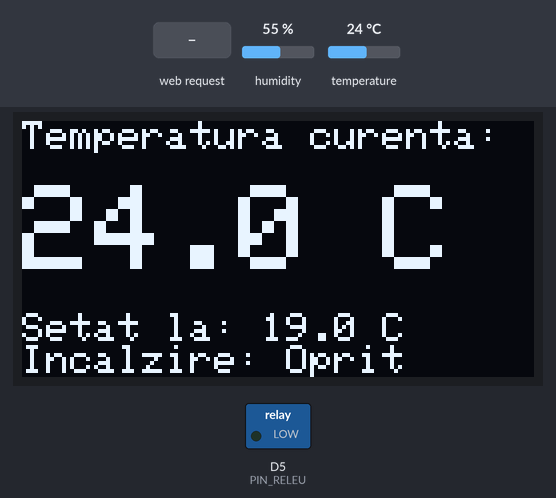
The sketch below on a simulated ESP8266 (Wemos D1 mini). On the bench: 128×64 one-colour display, switched loads named in the sketch (green lamp = pin HIGH). Inputs (shaded band) come from the test bench; at power-on: temperature 24 °C, humidity 55 %. WiFi joins after 1.5 s; servers stay silent unless stated; network time is answered at once with the bench clock; what the sketch prints to the serial monitor is not drawn.

Above: at 2.7 s.
2.8 s: temperature set to 19.2 °C
At 4.1 s:
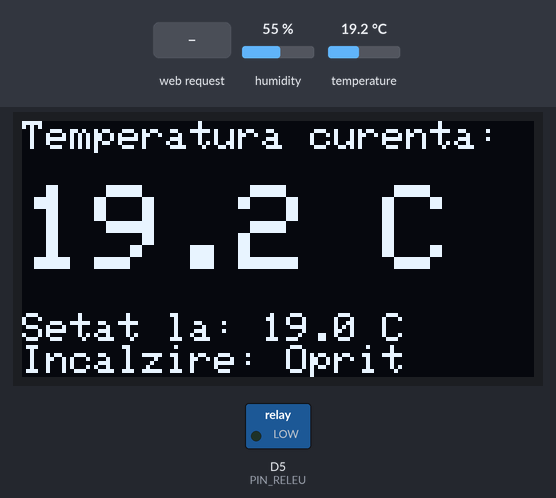
5.1 s: temperature set to 17.6 °C
At 6.1 s:
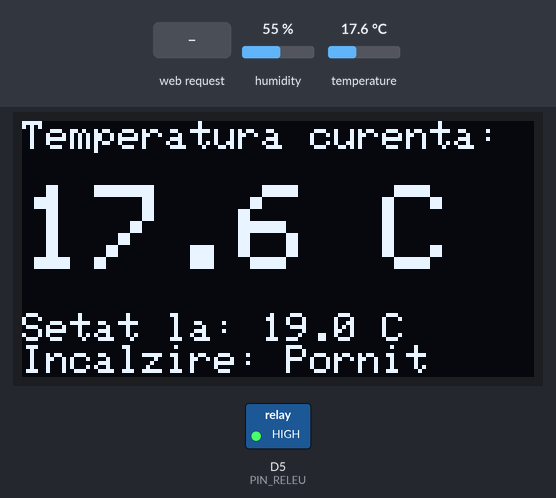
7.1 s: HTTP request GET /start_animatie?text=1 received
At 9.15 s:
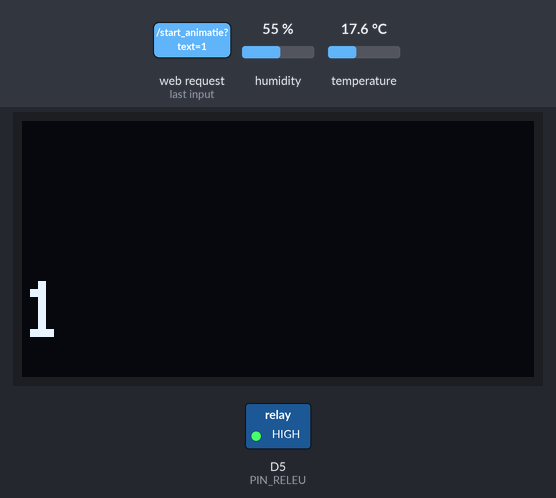
9.5 s: HTTP request GET /stop_animatie received
At 10.7 s:
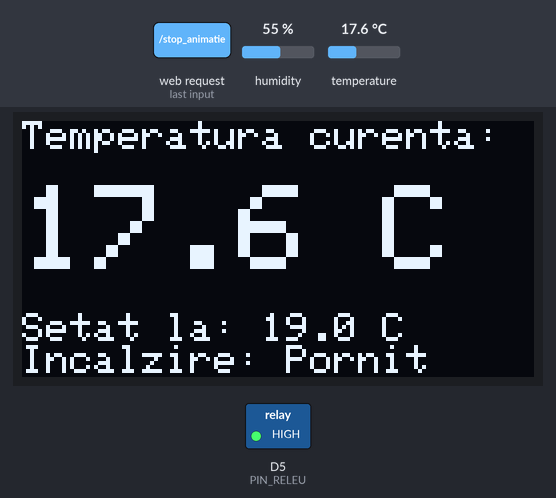
11.0 s: temperature set to 12 °C
At 12.2 s:
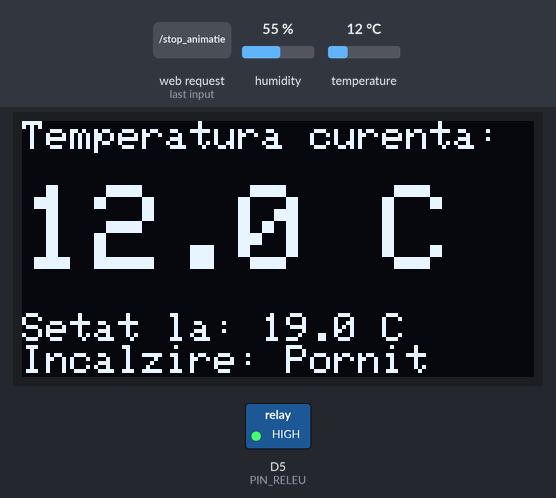
Timing chart, 0 to 14.0 s (numbered marks = the images above; inputs shaded):
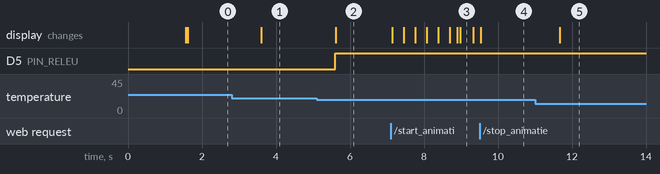

The sketch:

script_d1-mini-v2.ino
```cpp
#include <ESP8266WiFi.h>
#include <ESP8266WebServer.h>
#include <Adafruit_GFX.h>
#include <Adafruit_SSD1306.h>
#include <DHT.h>
#include <NTPClient.h>
#include <WiFiUdp.h>
#include <Wire.h>

const char* ssid = "RACE-DEV.COM";
const char* parola = "tuning123?";

#define LATIME_ECRAN 128
#define INALTIME_ECRAN 64
#define RESET_OLED -1
Adafruit_SSD1306 ecran(LATIME_ECRAN, INALTIME_ECRAN, &Wire, RESET_OLED);

#define PIN_DHT D4
#define TIP_DHT DHT22
DHT dht(PIN_DHT, TIP_DHT);

#define PIN_RELEU D5

float temperaturaCurenta = 0.0;
float temperaturaSetata = 19.0;
bool esteIncalzirePornita = false;
bool ecoMode = false;

ESP8266WebServer server(80);
WiFiUDP ntpUDP;
NTPClient timeClient(ntpUDP, "pool.ntp.org", 7200, 60000);

String textAnimatie = "";
bool animatiePornita = false;
int xText = LATIME_ECRAN;

unsigned long lastIgnitionTime = 0;
const unsigned long antiCyclingDelay = 120000; // 120 seconds

// Function to start heating with anti-cycling control
void pornesteIncalzirea() {
  unsigned long currentMillis = millis();
  if (currentMillis - lastIgnitionTime > antiCyclingDelay || lastIgnitionTime == 0) {
    digitalWrite(PIN_RELEU, HIGH);
    esteIncalzirePornita = true;
    lastIgnitionTime = currentMillis;
  }
}

// Function to stop heating
void opresteIncalzirea() {
  digitalWrite(PIN_RELEU, LOW);
  esteIncalzirePornita = false;
}

// Display current temperature on OLED
void afiseazaTemperatura() {
  ecran.clearDisplay();
  ecran.setTextSize(1);
  ecran.setTextColor(SSD1306_WHITE);
  ecran.setCursor(0, 0);
  ecran.print("Temperatura curenta:");

  ecran.setTextSize(3);
  ecran.setCursor(0, 16);
  ecran.print(temperaturaCurenta, 1);
  ecran.print(" C");

  ecran.setTextSize(1);
  ecran.setCursor(0, 48);
  ecran.print("Setat la: ");
  ecran.print(temperaturaSetata, 1);
  ecran.print(" C");

  ecran.setCursor(0, 56);
  ecran.print("Incalzire: ");
  ecran.print(esteIncalzirePornita ? "Pornit" : "Oprit");
  ecran.display();
}

// Update temperature with DHT22 sensor readings and control heating
void actualizeazaTemperatura() {
  float temperaturaNoua = dht.readTemperature();

  if (!isnan(temperaturaNoua)) {
    temperaturaCurenta = temperaturaNoua;

    // Heating control thresholds with anti-cycling check
    if (temperaturaCurenta < temperaturaSetata - 0.5 && !esteIncalzirePornita) {
      pornesteIncalzirea();
    } else if (temperaturaCurenta >= temperaturaSetata && esteIncalzirePornita) {
      opresteIncalzirea();
    }
  }
}

// Function to start animation
void pornesteAnimatie() {
  if (server.hasArg("text")) {
    textAnimatie = server.arg("text");
    animatiePornita = true;
    xText = LATIME_ECRAN;
    server.sendHeader("Location", "/");
    server.send(303);
  } else {
    server.send(400, "text/plain", "Textul nu a fost furnizat.");
  }
}

// Function to stop animation
void opresteAnimatie() {
  animatiePornita = false;
  server.sendHeader("Location", "/");
  server.send(303);
}

// Animation display function on OLED
void afiseazaAnimatie() {
  ecran.clearDisplay();
  ecran.setTextSize(2);
  ecran.setTextColor(SSD1306_WHITE);
  ecran.setCursor(xText, 24);
  ecran.print(textAnimatie);
  ecran.display();

  xText -= 2;
  if (xText < -((int)textAnimatie.length() * 12)) {
    xText = LATIME_ECRAN;
  }
}

// Function to generate HTML page content
String genereazaHTML() {
  String html = "<!DOCTYPE html><html><head><title>Control Termostat</title>";
  html += "<meta name='viewport' content='width=device-width, initial-scale=1'>";
  html += "<link rel='stylesheet' href='https://cdn.jsdelivr.net/npm/bootstrap@5.3.0-alpha1/dist/css/bootstrap.min.css'>";
  html += "<script>setInterval(function(){fetch('/temperatura').then(resp => resp.text()).then(data => {document.getElementById('temp').innerHTML = data;});}, 5000);</script>";
  html += "<script>function updateSlider(value) { document.getElementById('sliderValue').innerText = value + ' C'; }</script></head><body>";
  html += "<div class='container mt-5'><h2>Control Termostat Smart</h2>";
  html += "<p>Temperatura curenta: <strong id='temp'>" + String(temperaturaCurenta, 1) + " C</strong></p>";
  html += "<p>Temperatura setata: <strong>" + String(temperaturaSetata, 1) + " C</strong></p>";

  // Slider for setting temperature
  html += "<form action='/seteaza' method='get'><div class='mb-3'><label class='form-label'>Seteaza temperatura:</label>";
  html += "<input type='range' name='temperatura' min='15' max='30' value='" + String(temperaturaSetata, 1) + "' class='form-range' onchange='updateSlider(this.value)' oninput='updateSlider(this.value)'>";
  html += "<span id='sliderValue'>" + String(temperaturaSetata, 1) + " C</span></div>";
  html += "<button type='submit' class='btn btn-primary'>Seteaza</button></form>";

  html += "<p>Status incalzire: <strong>" + String(esteIncalzirePornita ? "Pornit" : "Oprit") + "</strong></p>";
  html += "<p>Data si ora: <strong>" + timeClient.getFormattedTime() + "</strong></p>";
  html += "<p>Mod Eco: <strong>" + String(ecoMode ? "Activat" : "Dezactivat") + "</strong></p>";

  html += "<hr><h3>Animatie Text</h3>";
  html += "<form action='/start_animatie' method='get'><div class='mb-3'><label class='form-label'>Text pentru animatie:</label>";
  html += "<input type='text' name='text' class='form-control' placeholder='Introduceti textul'></div>";
  html += "<button type='submit' class='btn btn-success'>Start Animatie</button></form>";
  html += "<form action='/stop_animatie' method='get' style='margin-top:10px;'><button type='submit' class='btn btn-danger'>Stop Animatie</button></form>";
  html += "</div></body></html>";
  return html;
}

// Display main page on web server
void afisarePaginaPrincipala() {
  server.send(200, "text/html", genereazaHTML());
}

// Function to send current temperature to web interface
void trimiteTemperatura() {
  server.send(200, "text/plain", String(temperaturaCurenta, 1) + " C");
}

void seteazaTemperatura() {
  if (server.hasArg("temperatura")) {
    temperaturaSetata = server.arg("temperatura").toFloat();
    server.sendHeader("Location", "/");
    server.send(303);

    if (temperaturaCurenta >= temperaturaSetata && esteIncalzirePornita) {
      opresteIncalzirea();
    } else if (temperaturaCurenta < temperaturaSetata - 0.5 && !esteIncalzirePornita) {
      pornesteIncalzirea();
    }
  } else {
    server.send(400, "text/plain", "Temperatura nu a fost setata corect.");
  }
}

void setup() {
  Serial.begin(115200);
  pinMode(PIN_RELEU, OUTPUT);
  opresteIncalzirea();

  WiFi.begin(ssid, parola);
  while (WiFi.status() != WL_CONNECTED) {
    delay(500);
    Serial.print(".");
  }
  Serial.println("Conectat la Wi-Fi");
  Serial.print("IP local: ");
  Serial.println(WiFi.localIP());

  server.on("/", afisarePaginaPrincipala);
  server.on("/seteaza", seteazaTemperatura);
  server.on("/temperatura", trimiteTemperatura);
  server.on("/start_animatie", pornesteAnimatie);
  server.on("/stop_animatie", opresteAnimatie);
  server.begin();

  timeClient.begin();
  dht.begin();

  ecran.begin(SSD1306_SWITCHCAPVCC, 0x3C);
  afiseazaTemperatura();
}

void loop() {
  server.handleClient();
  actualizeazaTemperatura();
  timeClient.update();

  if (animatiePornita) {
    afiseazaAnimatie();
  } else {
    afiseazaTemperatura();
  }
}
```

Measured:
- the behaviour switches between 18.5 and 18.4 °C on temperature (found by bisection; images 1 and 2)
- after the input at 2.8 s, the display: changes after 0.81 s (image 1)
- after the input at 5.1 s, D5 (PIN_RELEU): LOW → HIGH after 0.50 s; the display: changes after 0.52 s (image 2)
- after the input at 7.1 s, the display: changes at once (image 3)
- after the input at 9.5 s, the display: changes at once (image 4)
- after the input at 11.0 s, the display: changes after 0.66 s (image 5)
